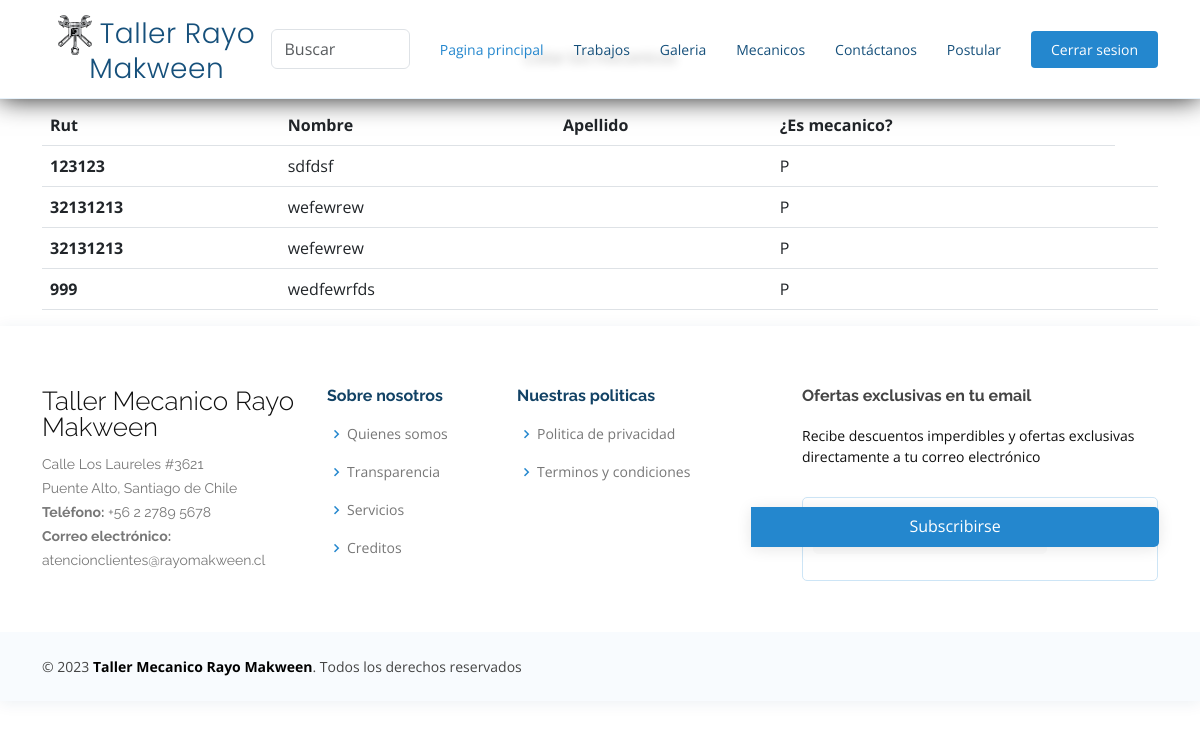
Page /listar_trabajo/ on the committed database.
### appweb/models.py (models this page shows, shortened)
class Trabajo(models.Model):
    id_trabajo = models.IntegerField()
    rut_mecanico = models.CharField(max_length=10)
    nombre_trabajo = models.CharField(max_length=70)
    fecha_trabajo = models.DateField()
    desc_trabajo = models.CharField(max_length=350)
    diagnostico = models.CharField(max_length=50)
    materiales_usados = models.CharField(max_length=100)
    herr_usadas = models.CharField(max_length=100)
    foto = models.ImageField(upload_to="trabajos", null=True)
    estado = models.CharField(max_length=1, choices=lista_estado)
    motivo_desaprobacion = models.CharField(max_length=250, default='none')

### appweb/views.py (the view)
# urls.py: path('listar_trabajo/', listar_trabajo, name="listar_trabajo"),
def listar_trabajo(request):
    trabajos = Trabajo.objects.all()
    data = {
        'trabajos': trabajos
    }
    return render(request, "jobs/listar.html", data)

### appweb/templates/jobs/listar.html
{% extends 'base.html' %}
{% load static %}
{% block content %}
{% load crispy_forms_tags %}
<div class="container mt-5">
    <div class="text-center">
        <h3>Listar los mecanicos</h3>
    </div>
    <table class="table">
        <thead>
            <tr>
                <th>Rut</th>
                <th>Nombre</th>
                <th>Apellido</th>
                <th>¿Es mecanico?</th>
            </tr>
        </thead>
        <tbody>
            {% for p in trabajos %}
            <tr>
                <th scope="row">{{p.id_trabajo}}</th>
                <td>{{p.nombre_trabajo}}</td>
                <td>{{p.apellido}}</td>
                <td>
                    {{ p.estado }}
                </td>
                <td>
                </td>
            </tr>
            {% endfor %}
        </tbody>
    </table>
</div>
{% endblock %}

### appweb/static/css/style.css (style rules this page uses)
h3 { font-size: 16px; padding-bottom: 30px; color: #0e0e0e; }
body { font-family: "Open Sans", sans-serif; color: #444444; }
h1, h2, h3, h4, h5, h6 { font-family: "Raleway", sans-serif; }

### rows in the picture
Trabajo: id_trabajo "123123", nombre_trabajo "sdfdsf", estado "P"
Trabajo: id_trabajo "32131213", nombre_trabajo "wefewrew", estado "P"
Trabajo: id_trabajo "32131213", nombre_trabajo "wefewrew", estado "P"
Trabajo: id_trabajo "999", nombre_trabajo "wedfewrfds", estado "P"
